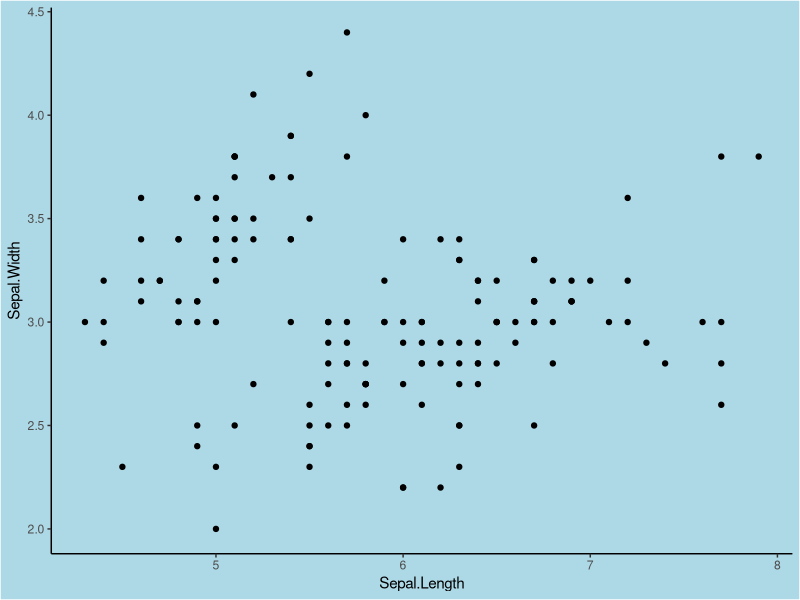

Write the R code that produced this figure.
## ---- chunk 1
library(tidyverse)
## ---- chunk 2
iris %>% 
  group_by(Species) %>% 
  summarise(mean = mean(Sepal.Length), 
            sd = sd(Sepal.Width))
## ---- chunk 3
ggplot(iris, aes(Sepal.Length, Sepal.Width, colors = Species)) +
    geom_point()+
  theme_classic()+ 
  theme(
        plot.background = element_rect(fill="lightblue"),
        panel.background = element_rect(fill="lightblue"))
